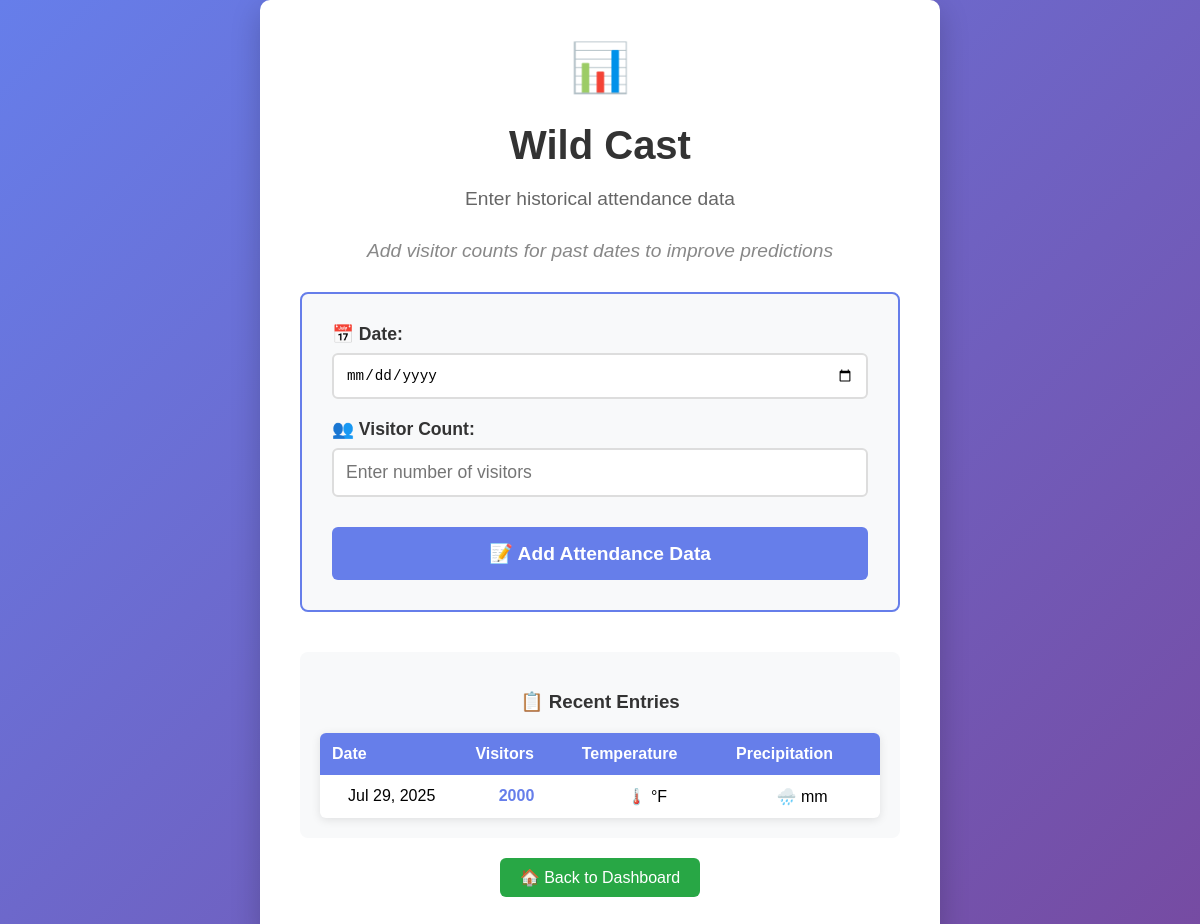
/input/, run on an earlier commit of the app's database.
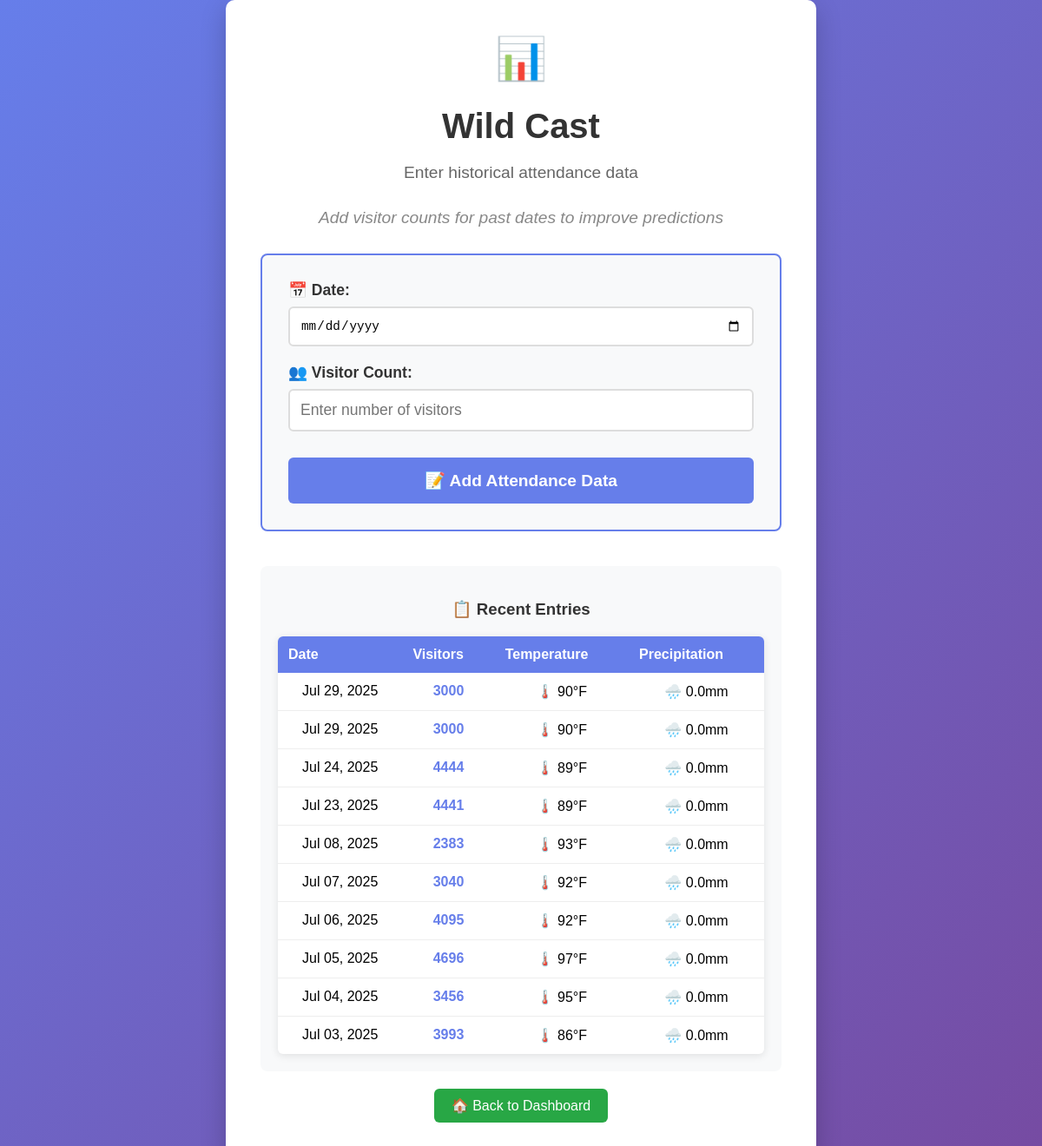
And on a later commit of the database.
### dashboard/models.py (models this page shows)
class DailyAttendance(models.Model):
    date = models.DateField()
    location = models.ForeignKey(Location, on_delete=models.CASCADE)
    count = models.IntegerField()
    high_temp = models.FloatField(blank=True, null=True)
    precipitation = models.FloatField(blank=True, null=True)

### dashboard/views.py (the view, shortened to what this page needs)
# urls.py: path('input/', views.input, name='input'),
def input(request):
    context = {}
    try:
        recent_entries = DailyAttendance.objects.filter(
            location__name='Safari Park'
        ).order_by('-date')[:10]
        context['recent_entries'] = recent_entries
    except:
        context['recent_entries'] = []
    return render(request, 'dashboard/input.html', context)

### dashboard/templates/dashboard/input.html (shortened to what this page needs)
<!DOCTYPE html>
<html>
<head>
</head>
<body>
    <div class="container">
        <div class="logo">📊</div>
        <h1>Wild Cast</h1>
        <p>Enter historical attendance data</p>
        <p class="subtitle">Add visitor counts for past dates to improve predictions</p>
        <div class="form-container">
            <form method="POST" action="{% url 'input' %}">
                <div class="form-group">
                    <label for="date">📅 Date:</label>
                    <input type="date" id="date" name="date" required>
                </div>
                <div class="form-group">
                    <label for="attendance">👥 Visitor Count:</label>
                    <input type="number" id="attendance" name="attendance" required min="0" placeholder="Enter number of visitors">
                </div>
                <button type="submit" class="submit-btn">📝 Add Attendance Data</button>
            </form>
        </div>
        {% if recent_entries %}
        <div class="recent-entries">
            <h3>📋 Recent Entries</h3>
            <table class="entries-table">
                <thead>
                    <tr>
                        <th>Date</th>
                        <th>Visitors</th>
                        <th>Temperature</th>
                        <th>Precipitation</th>
                    </tr>
                </thead>
                <tbody>
                    {% for entry in recent_entries %}
                    <tr>
                        <td>{{ entry.date|date:"M d, Y" }}</td>
                        <td style="text-align: center; font-weight: bold; color: #667eea;">{{ entry.count }}</td>
                        <td style="text-align: center;">🌡️ {{ entry.high_temp|floatformat:0 }}°F</td>
                        <td style="text-align: center;">🌧️ {{ entry.precipitation|floatformat:1 }}mm</td>
                    </tr>
                    {% endfor %}
                </tbody>
            </table>
        </div>
        {% endif %}
        <a href="{% url 'homepage' %}" class="nav-link">🏠 Back to Dashboard</a>
    </div>
</body>
</html>

### dashboard/templates/dashboard/input.html (style rules this page uses)
body { font-family: Arial, sans-serif; background: linear-gradient(135deg, #667eea 0%, #764ba2 100%); margin: 0; padding: 0; display: flex; justify-content: center; align-items: center; min-height: 100vh; }
.container { text-align: center; background: white; padding: 40px; border-radius: 10px; box-shadow: 0 10px 30px rgba(0, 0, 0, 0.2); max-width: 600px; width: 100%; }
h1 { color: #333; margin-bottom: 20px; font-size: 2.5em; }
p { color: #666; font-size: 1.2em; margin-bottom: 30px; }
.logo { font-size: 3em; margin-bottom: 20px; }
.subtitle { color: #888; font-style: italic; }
.form-container { background: #f8f9fa; border-radius: 8px; padding: 30px; margin: 20px 0; border: 2px solid #667eea; }
.form-group { margin-bottom: 20px; text-align: left; }
label { display: block; color: #333; font-weight: bold; margin-bottom: 8px; font-size: 1.1em; }
input[type="date"], input[type="number"] { width: 100%; padding: 12px; border: 2px solid #ddd; border-radius: 6px; font-size: 1.1em; box-sizing: border-box; transition: border-color 0.3s; }
.submit-btn { background: #667eea; color: white; padding: 15px 30px; border: none; border-radius: 6px; font-size: 1.2em; font-weight: bold; cursor: pointer; transition: background-color 0.3s; width: 100%; margin-top: 10px; }
.recent-entries { margin-top: 40px; background: #f8f9fa; border-radius: 8px; padding: 20px; }
.recent-entries h3 { color: #333; margin-bottom: 20px; }
.entries-table { width: 100%; border-collapse: collapse; background: white; border-radius: 6px; overflow: hidden; box-shadow: 0 2px 10px rgba(0,0,0,0.1); }
.entries-table th { background: #667eea; color: white; padding: 12px; text-align: left; font-weight: bold; }
.entries-table td { padding: 12px; border-bottom: 1px solid #eee; }
.entries-table tr:last-child td { border-bottom: none; }
.nav-link { display: inline-block; background: #28a745; color: white; padding: 10px 20px; text-decoration: none; border-radius: 6px; margin-top: 20px; transition: background-color 0.3s; }

What changed in the data, as far as the page shows it:
removed DailyAttendance: date "Jul 29, 2025", count "2000"
added DailyAttendance: date "Jul 29, 2025", count "3000", high_temp "90", precipitation "0.0"
added DailyAttendance: date "Jul 29, 2025", count "3000", high_temp "90", precipitation "0.0"
added DailyAttendance: date "Jul 24, 2025", count "4444", high_temp "89", precipitation "0.0"
added DailyAttendance: date "Jul 23, 2025", count "4441", high_temp "89", precipitation "0.0"
added DailyAttendance: date "Jul 08, 2025", count "2383", high_temp "93", precipitation "0.0"
added DailyAttendance: date "Jul 07, 2025", count "3040", high_temp "92", precipitation "0.0"
added DailyAttendance: date "Jul 06, 2025", count "4095", high_temp "92", precipitation "0.0"
added DailyAttendance: date "Jul 05, 2025", count "4696", high_temp "97", precipitation "0.0"
added DailyAttendance: date "Jul 04, 2025", count "3456", high_temp "95", precipitation "0.0"
added DailyAttendance: date "Jul 03, 2025", count "3993", high_temp "86", precipitation "0.0"
